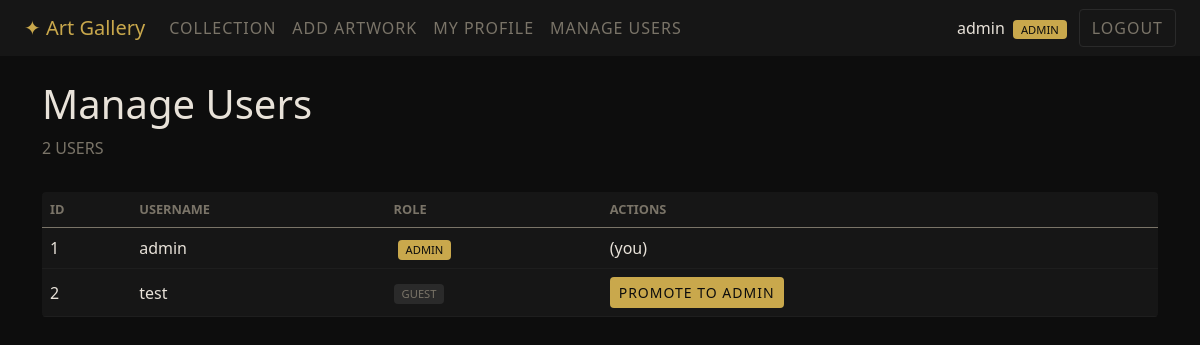
Page /admin/users (signed in) on the committed database.
### models.py (models this page shows, shortened)
class BaseModel:
    def create(self):
        db.session.add(self)
        db.session.commit()

class User(db.Model, BaseModel, UserMixin):
    __tablename__ = "users"
    id = db.Column(db.Integer(), primary_key=True)
    username = db.Column(db.String())
    password = db.Column(db.String())
    role = db.Column(db.String(), default="Guest")
    artworks = db.relationship("Artwork", backref="owner", lazy=True)
    comments = db.relationship("Comment", backref="author", lazy=True)
    ratings = db.relationship("Rating", backref="user", lazy=True)
    favorite_artworks = db.relationship(
        "Artwork",
        secondary=favorites,
        backref=db.backref("favorited_by", lazy="dynamic"),
        lazy="dynamic",
    )
    def is_admin(self):
        return self.role == "Admin"

### routes.py (the view)
@app.route("/admin/users")
@login_required
def admin_users():
    if not current_user.is_admin():
        flash("Admin access only.")
        return redirect("/")
    users = User.query.order_by(User.id).all()
    return render_template("admin_users.html", users=users)

### models.py (called while the page is built)
@login_manager.user_loader
def load_user(user_id):
    return User.query.get(user_id)

### templates/admin_users.html (shortened to what this page needs)
{% extends 'base.html' %}
{% block content %}
<div class="page-header">
  <div>
    <h1>Manage Users</h1>
    <span class="subtitle">{{ users | length }} user{% if users | length != 1 %}s{% endif %}</span>
  </div>
</div>
<div class="table-responsive">
  <table class="table admin-table">
    <thead>
      <tr>
        <th>ID</th>
        <th>Username</th>
        <th>Role</th>
        <th>Actions</th>
      </tr>
    </thead>
    <tbody>
      {% for user in users %}
      <tr>
        <td>{{ user.id }}</td>
        <td>{{ user.username }}</td>
        <td>
          {% if user.is_admin() %}
          <span class="badge-admin">Admin</span>
          {% else %}
          <span class="badge-guest">Guest</span>
          {% endif %}
        </td>
        <td>
          {% if user.is_admin() %}
            {% if user.id != current_user.id %}
            <a href="/admin/users/{{ user.id }}/demote" class="btn btn-ghost btn-sm">Demote to Guest</a>
            {% else %}
            <span class="meta">(you)</span>
            {% endif %}
          {% else %}
          <a href="/admin/users/{{ user.id }}/promote" class="btn btn-gold btn-sm">Promote to Admin</a>
          {% endif %}
        </td>
      </tr>
      {% endfor %}
    </tbody>
  </table>
</div>
{% endblock %}

### templates/base.html (shortened to what this page needs)
<!doctype html>
<html lang="en">
<head>
    <link href="https://cdn.jsdelivr.net/npm/bootstrap@5.0.2/dist/css/bootstrap.min.css" rel="stylesheet">
    <link href="/static/style.css" rel="stylesheet">
</head>
<body>
<nav class="navbar navbar-expand-lg">
  <div class="container-fluid px-4">
    <a class="navbar-brand" href="/">✦ Art Gallery</a>
    <div class="collapse navbar-collapse" id="navbarMain">
      <ul class="navbar-nav me-auto mb-2 mb-lg-0">
        <li class="nav-item">
          <a class="nav-link" href="/">Collection</a>
        </li>
        {% if current_user.is_authenticated %}
        <li class="nav-item">
          <a class="nav-link" href="/add_artwork">Add Artwork</a>
        </li>
        <li class="nav-item">
          <a class="nav-link" href="/profile">My Profile</a>
        </li>
        {% if current_user.is_admin() %}
        <li class="nav-item">
          <a class="nav-link" href="/admin/users">Manage Users</a>
        </li>
        {% endif %}
        {% endif %}
      </ul>
      <div class="d-flex align-items-center gap-2">
        {% if current_user.is_authenticated %}
        <span class="navbar-text me-1">{{ current_user.username }} {% if current_user.is_admin() %}<span class="badge-admin">Admin</span>{% endif %}</span>
        <a href="/logout" class="btn btn-ghost">Logout</a>
        {% else %}
        <a href="/login" class="btn btn-ghost">Login</a>
        <a href="/register" class="btn btn-gold">Register</a>
        {% endif %}
      </div>
    </div>
  </div>
</nav>
<div class="container my-4">
    {% block content %}{% endblock %}
</div>
</body>
</html>

### static/style.css (style rules this page uses)
body { background-color: #0d0d0d; color: #e8e2d9; }
nav { background-color: #161616; }
.navbar-brand { color: #c9a84c !important; }
.nav-link { color: #7a7468 !important; text-transform: uppercase; letter-spacing: 1px; }
.btn { text-transform: uppercase; letter-spacing: 1px; border-radius: 4px; }
.btn-gold { background-color: #c9a84c; color: #0d0d0d; }
.btn-ghost { background-color: transparent; color: #7a7468; border: 1px solid #2a2a2a; }
.page-header { display: flex; justify-content: space-between; align-items: center; margin-bottom: 2rem; }
.page-header .subtitle { color: #7a7468; text-transform: uppercase; }
.badge-admin { background-color: #c9a84c; color: #0d0d0d; font-size: 0.7rem; text-transform: uppercase; padding: 0.15rem 0.5rem; border-radius: 4px; margin-left: 0.25rem; }
.badge-guest { background-color: #2a2a2a; color: #7a7468; font-size: 0.7rem; text-transform: uppercase; padding: 0.15rem 0.5rem; border-radius: 4px; }
.admin-table { background-color: #161616; border-radius: 4px; color: #e8e2d9; overflow: hidden; }
.admin-table th { color: #7a7468; text-transform: uppercase; font-size: 0.8rem; border-bottom: 1px solid #2a2a2a; }
.admin-table td { border-bottom: 1px solid #1e1e1e; vertical-align: middle; }

### rows in the picture
User: username "admin", id "1", role "ADMIN"
User: id "2", username "test", role "GUEST"

### other values in the picture
{{ users | length }} "2"
